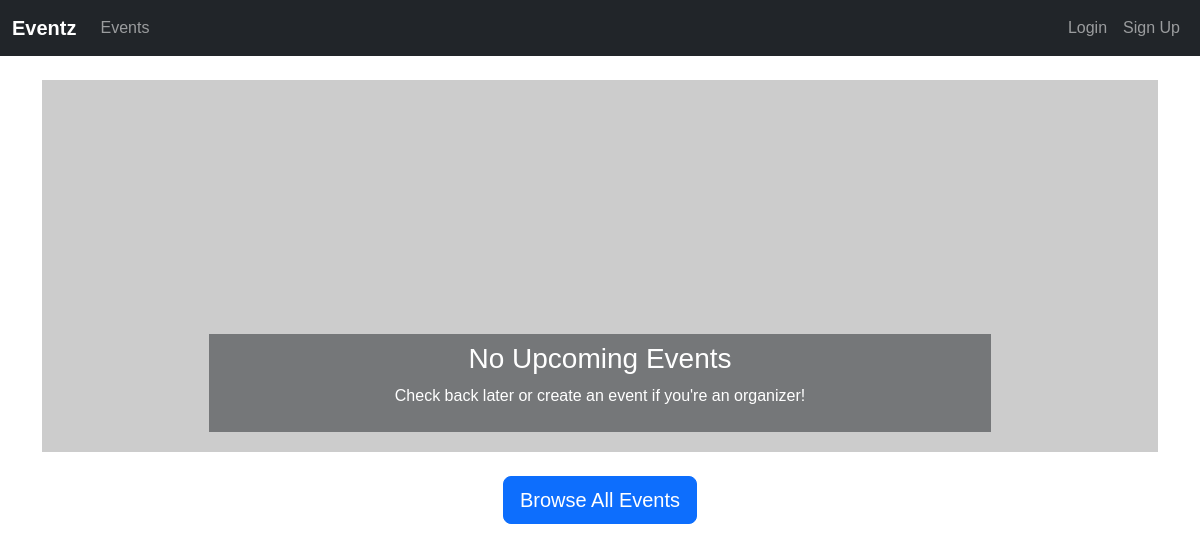
The app's page /, older data.
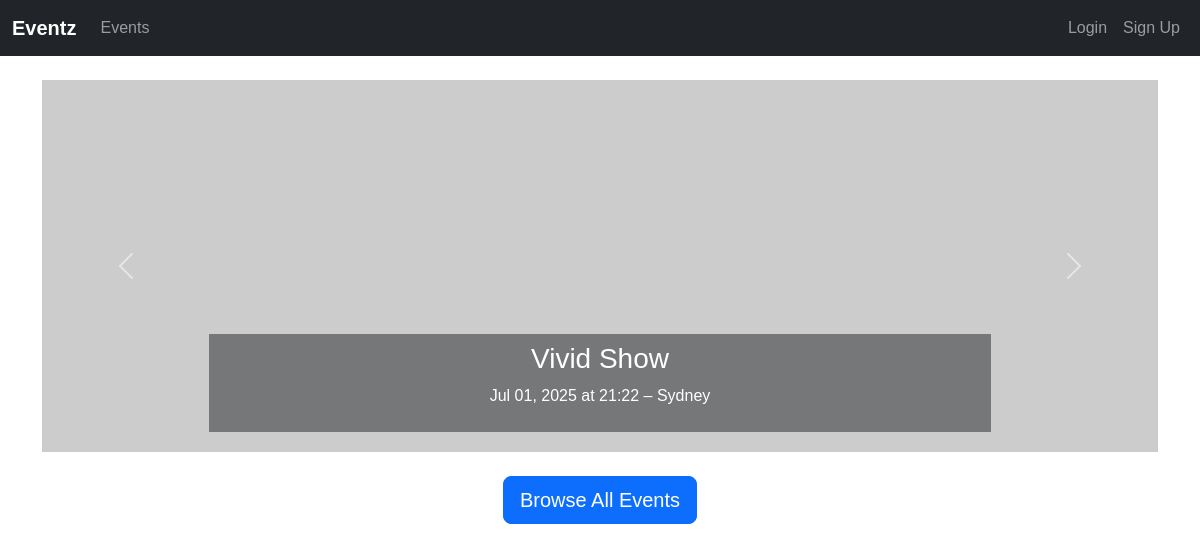
The same page, newer data.
### events/models.py (models this page shows, shortened)
class Event(models.Model):
    title = models.CharField("Event Title", max_length=200)
    description = models.TextField(blank=True)
    category = models.ForeignKey(Category, on_delete=models.SET_NULL, null=True, blank=True)
    start_time = models.DateTimeField("Start Date & Time")
    end_time = models.DateTimeField("End Date & Time", null=True, blank=True)
    location = models.CharField(max_length=200)
    organizer = models.ForeignKey(User, on_delete=models.CASCADE, related_name="organized_events")
    price = models.DecimalField(max_digits=8, decimal_places=2, default=0.00,
                                help_text="Ticket price (set 0 for free event)")
    capacity = models.PositiveIntegerField(null=True, blank=True, help_text="Max tickets available (blank if unlimited)")
    image = models.ImageField(upload_to='events/images/', blank=True, null=True)

### events/views.py (the view)
# urls.py: path('', views.home, name='home'),  # Homepage (could list events or just welcome)
def home(request):
    upcoming_events = Event.objects.filter(start_time__gte=timezone.now()).order_by('start_time')[:5]
    return render(request, 'events/home.html', {'upcoming_events': upcoming_events})

### events/templates/events/home.html (shortened to what this page needs)
{% extends 'events/base.html' %}
{% load static %}
{% block content %}
<div id="carouselEvents" class="carousel slide mb-4" data-bs-ride="carousel">
  <div class="carousel-inner">
    {% for event in upcoming_events %}
      <div class="carousel-item {% if forloop.first %}active{% endif %}">
        {% if event.image %}
          <img src="{{ event.image.url }}" class="d-block w-100" style="max-height: 400px; object-fit: cover;" alt="{{ event.title }}">
        {% else %}
          <img src="https://via.placeholder.com/1200x400.png?text={{ event.title|urlencode }}" class="d-block w-100" alt="{{ event.title }}">
        {% endif %}
        <div class="carousel-caption bg-dark bg-opacity-50 py-2">
          <h5>{{ event.title }}</h5>
          <p>{{ event.start_time|date:"M d, Y" }} at {{ event.start_time|time:"H:i" }} – {{ event.location }}</p>
        </div>
      </div>
    {% empty %}
      <div class="carousel-item active">
        <img src="https://via.placeholder.com/1200x400.png?text=No+Upcoming+Events" class="d-block w-100" alt="No events">
        <div class="carousel-caption bg-dark bg-opacity-50 py-2">
          <h5>No Upcoming Events</h5>
          <p>Check back later or create an event if you're an organizer!</p>
        </div>
      </div>
    {% endfor %}
  </div>
  {% if upcoming_events %}
  <button class="carousel-control-prev" type="button" data-bs-target="#carouselEvents" data-bs-slide="prev">
    <span class="carousel-control-prev-icon" aria-hidden="true"></span>
  </button>
  <button class="carousel-control-next" type="button" data-bs-target="#carouselEvents" data-bs-slide="next">
    <span class="carousel-control-next-icon" aria-hidden="true"></span>
  </button>
  {% endif %}
</div>
<div class="text-center">
  <a class="btn btn-primary btn-lg" href="{% url 'event_list' %}">Browse All Events</a>
</div>
{% endblock %}

Row changes from the older to the newer data that the page shows:
added Event: title "Vivid Show", start_time "Jul 01, 2025", start_time "21:22", location "Sydney"
Text that changed along with them:
text no longer shown: "No Upcoming Events Check back later or create an event if you're an organizer!"
